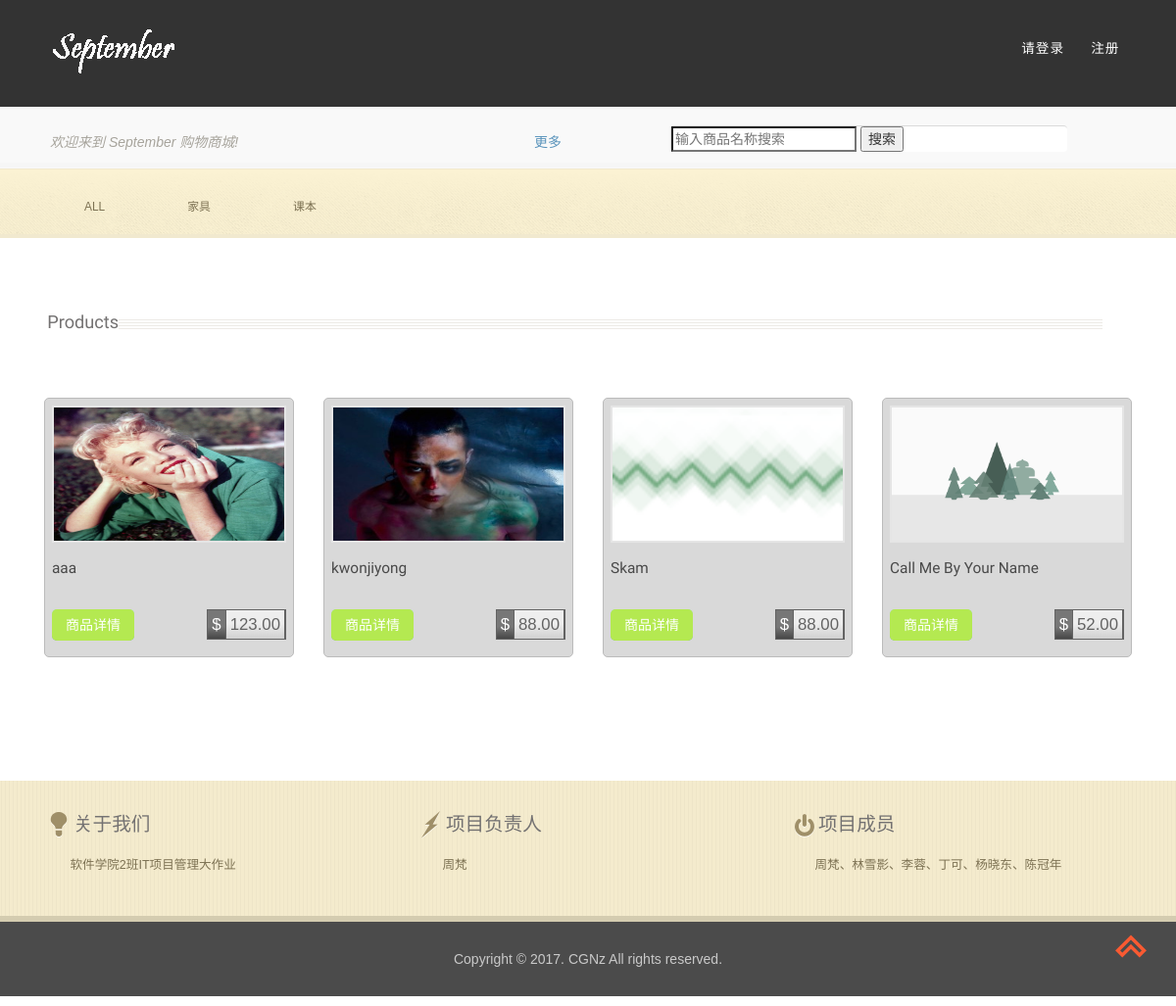
/, run on an earlier commit of the app's database.
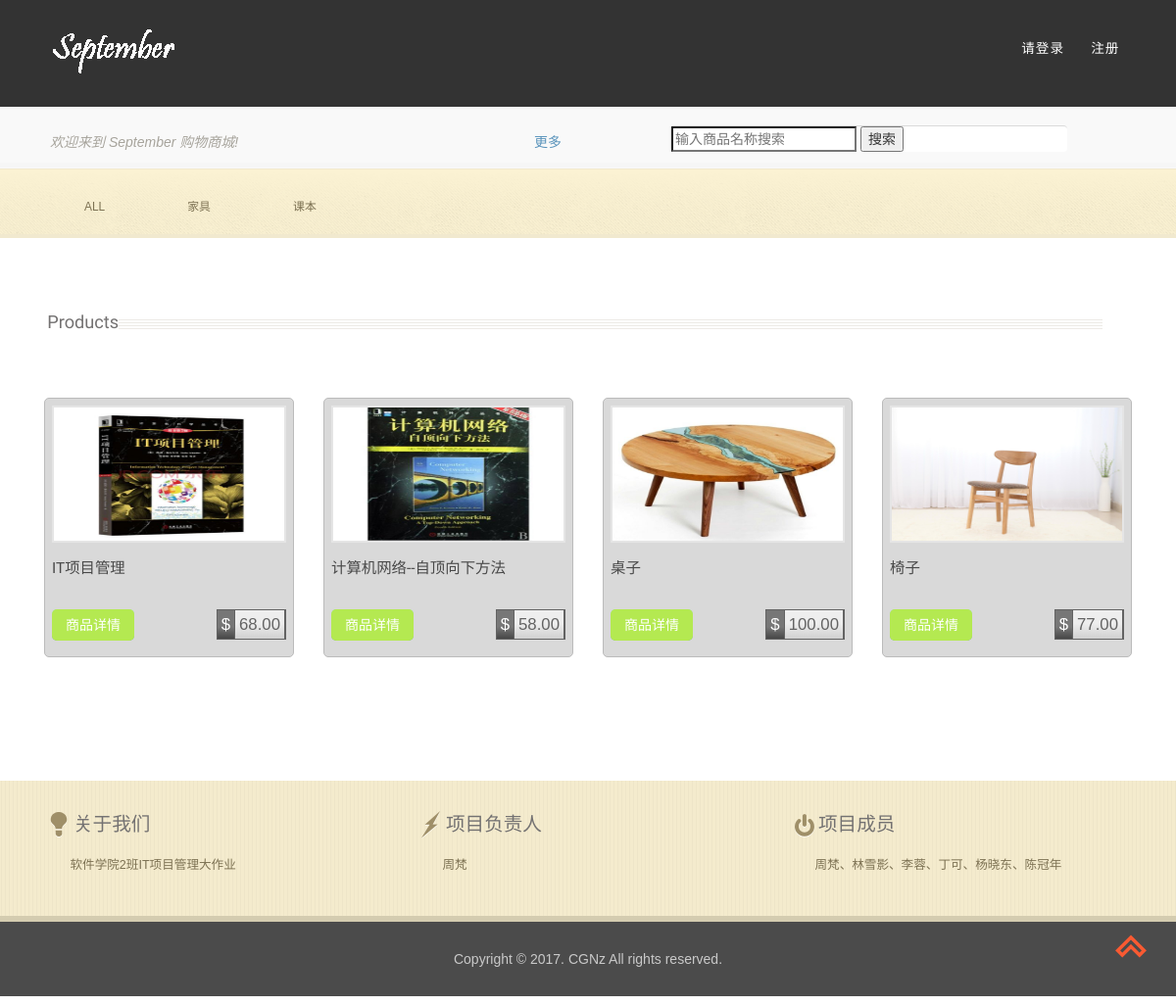
And on a later commit of the database.
### shop/models.py (models this page shows, shortened)
class Category(models.Model):
    name = models.CharField(max_length=200, db_index=True)
    slug = models.SlugField(max_length=200, db_index=True, unique=True)
    class Meta:
        ordering = ('name',)
        verbose_name = 'category'
        verbose_name_plural = 'categories'
    def get_absolute_url(self):
        return reverse('shop:product_list_by_category', args=[self.slug])

class Product(models.Model):
    category = models.ForeignKey(Category, related_name='products')
    name = models.CharField(max_length=200, db_index=True)
    slug = models.SlugField(max_length=200, db_index=True)
    image = models.ImageField(upload_to='products/%Y/%m/%d', blank=True)
    description = models.TextField(blank=True)
    price = models.DecimalField(max_digits=10, decimal_places=2)
    stock = models.PositiveIntegerField()
    available = models.BooleanField(default=True)
    created = models.DateTimeField(auto_now_add=True)
    updated = models.DateTimeField(auto_now=True)
    class Meta:
        ordering = ('-created',)
        index_together = (('id', 'slug'),)
    def get_absolute_url(self):
        return reverse('shop:product_detail', args=[self.id, self.slug])

### shop/views.py (the view)
# urls.py: url(r'^$', views.product_list, name='product_list'),
def product_list(request, category_slug=None):
    category = None
    categories = Category.objects.all()
    products = Product.objects.filter(available=True)
    if category_slug:
        category = get_object_or_404(Category, slug=category_slug)
        products = products.filter(category=category)
    return render(request, 'shop/product/list.html', {'category': category,
                                                      'categories': categories,
                                                      'products': products})

### shop/templates/shop/product/list.html (shortened to what this page needs)
{% extends "shop/base.html" %}
{% load static %}
{% block content %}
<div class="header-bottom">
        <div class="container">
            <div class="h_menu4">
                <ul class="nav">
                        <li {% if not category %}{% endif %} style="padding-top:1.5em">
                            <a href="{% url "shop:product_list" %}">All</a>
                        </li>
                        {% for c in categories %}
                        <li {% if category.slug == c.slug %}{% endif %} style="padding-top:1.5em">
                            <a href="{{ c.get_absolute_url }}">{{ c.name }}</a>
                        </li>
                        {% endfor %}
                </ul>
            </div>
        </div>
    </div>
    <div class="container">
            <div class="products">
                    <h2 class=" products-in">{% if category %}{{ category.name }}{% else %}Products{% endif %}</h2>
                    {% for product in products %}
                    <div class="col-md-3 md-col" >
                        <div class="col-md" style="margin-top:20px;">
                            <a href="{{ product.get_absolute_url }}" >
                                <img src="{% if product.image %}{{ product.image.url }}{% else %}{% static 'img/no_image.png' %}{% endif %}" style="height:140px">
                            </a>
                            <div class="top-content">
                                <h5><a href="{{ product.get_absolute_url }}">{{ product.name }}</a></h5>
                                <div class="white">
                                    <a href="{{ product.get_absolute_url }}" class="hvr-shutter-in-vertical hvr-shutter-in-vertical2">商品详情</a>
                                    <p class="dollar"><span class="in-dollar">$</span><span>{{ product.price }}</span></p>
                                    <div class="clearfix"></div>
                                </div>
                            </div>
                        </div>
                    </div>
                    {% endfor %}
                    <div class="clearfix"></div>
            </div>
    </div>
{% endblock %}

What changed in the data, as far as the page shows it:
no longer on this page (row edited): Product: image (picture), name "aaa", price "123.00"
no longer on this page (row edited): Product: image (picture), name "kwonjiyong", price "88.00"
no longer on this page (row edited): Product: image (picture), name "Skam", price "88.00"
no longer on this page (row edited): Product: image (picture), name "Call Me By Your Name", price "52.00"
added Product: image (picture), name "IT项目管理", price "68.00"
added Product: image (picture), name "计算机网络--自顶向下方法", price "58.00"
added Product: image (picture), name "桌子", price "100.00"
added Product: image (picture), name "椅子", price "77.00"
